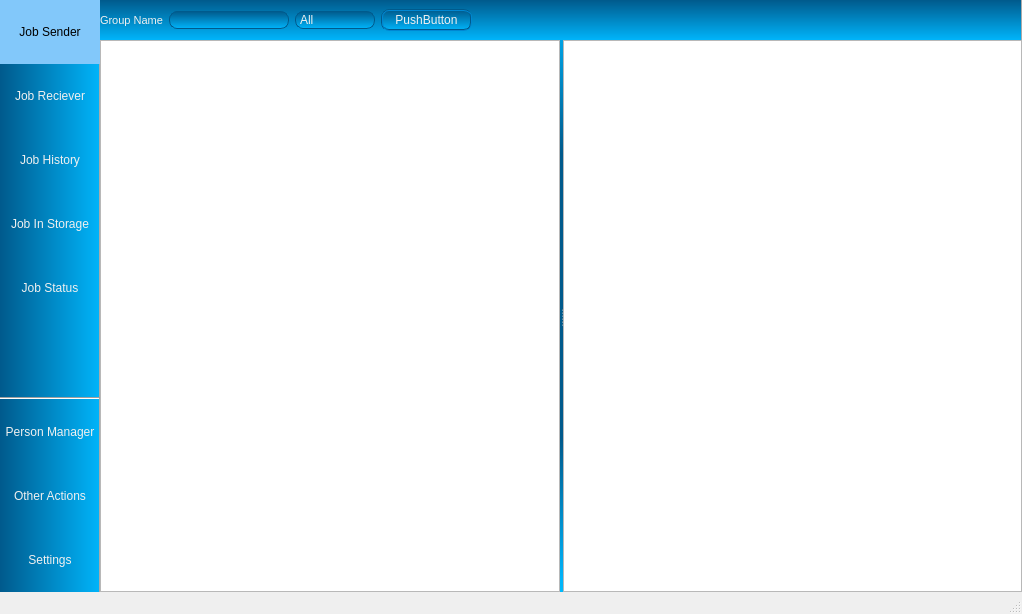
<?xml version="1.0" encoding="UTF-8"?>
<ui version="4.0">
 <class>MainWindow</class>
 <widget class="QMainWindow" name="MainWindow">
  <property name="geometry">
   <rect>
    <x>0</x>
    <y>0</y>
    <width>1022</width>
    <height>614</height>
   </rect>
  </property>
  <property name="windowTitle">
   <string>MainWindow</string>
  </property>
  <property name="styleSheet">
   <string notr="true">venus-TitleBar
{
	color:#ffffff
	background-color:#000000;
}</string>
  </property>
  <widget class="QWidget" name="centralWidget">
   <layout class="QGridLayout" name="gridLayout_4">
    <property name="margin">
     <number>0</number>
    </property>
    <property name="spacing">
     <number>0</number>
    </property>
    <item row="0" column="0">
     <widget class="QWidget" name="sideBar" native="true">
      <property name="minimumSize">
       <size>
        <width>100</width>
        <height>0</height>
       </size>
      </property>
      <property name="maximumSize">
       <size>
        <width>100</width>
        <height>16777215</height>
       </size>
      </property>
      <property name="styleSheet">
       <string notr="true">QWidget#sideBar
{
	border-right:1px solid rgb(170,170,170);
	background: qlineargradient(spread:reflect, x1:0, y1:0, x2:1, y2:0, stop:0 rgba(0, 90, 140, 255), stop:1 rgba(0, 180, 250, 255));
}

QWidget#sideBar QToolButton
{
	font-size:12px;
	font-weight:normal;
	border:none;
	color:rgb(240,240,240);

	padding-left:11pxp;
	padding-right:11pxp;
	padding-top:5pxp;

	border-top:0px dashed rgba(0,0,0);
	border-bottom:0px dashed rgba(0,0,0);
	border-right:0px dashed rgba(0,0,0);
}
QWidget#sideBar QToolButton:hover
{
     background: qlineargradient(spread:reflect, x1:0, y1:0, x2:1, y2:0, x3:1, y3:0,stop:0 rgba(0, 90, 140, 255), stop:0.5 rgba(130, 200, 250, 255),stop:0.8 rgba(0, 180, 250, 255));

}
QWidget#sideBar QToolButton:checked
{
	background: qlineargradient(spread:pad, x1:0, y1:0, x2:1, y2:0, stop:0 rgba(130, 200, 250, 255), stop:1 rgba(130, 200, 250, 255));
	color:rgb(0,0,0);
}</string>
      </property>
      <property name="class" stdset="0">
       <string>SideBar</string>
      </property>
      <layout class="QGridLayout" name="gridLayout_2">
       <property name="margin">
        <number>0</number>
       </property>
       <property name="spacing">
        <number>0</number>
       </property>
       <item row="0" column="0">
        <layout class="QGridLayout" name="gridLayout">
         <property name="spacing">
          <number>0</number>
         </property>
         <item row="0" column="0">
          <widget class="QToolButton" name="jobSenderBtn">
           <property name="sizePolicy">
            <sizepolicy hsizetype="Expanding" vsizetype="Expanding">
             <horstretch>0</horstretch>
             <verstretch>0</verstretch>
            </sizepolicy>
           </property>
           <property name="minimumSize">
            <size>
             <width>80</width>
             <height>16</height>
            </size>
           </property>
           <property name="maximumSize">
            <size>
             <width>16777215</width>
             <height>64</height>
            </size>
           </property>
           <property name="text">
            <string>Job Sender</string>
           </property>
           <property name="icon">
            <iconset resource="res.qrc">
             <normaloff>:/icon/icon/job-sender.png</normaloff>:/icon/icon/job-sender.png</iconset>
           </property>
           <property name="iconSize">
            <size>
             <width>32</width>
             <height>32</height>
            </size>
           </property>
           <property name="checkable">
            <bool>true</bool>
           </property>
           <property name="checked">
            <bool>true</bool>
           </property>
           <property name="autoRepeat">
            <bool>true</bool>
           </property>
           <property name="autoExclusive">
            <bool>true</bool>
           </property>
           <property name="toolButtonStyle">
            <enum>Qt::ToolButtonTextUnderIcon</enum>
           </property>
          </widget>
         </item>
         <item row="1" column="0">
          <widget class="QToolButton" name="jobRecieverBtn">
           <property name="sizePolicy">
            <sizepolicy hsizetype="Expanding" vsizetype="Expanding">
             <horstretch>0</horstretch>
             <verstretch>0</verstretch>
            </sizepolicy>
           </property>
           <property name="minimumSize">
            <size>
             <width>80</width>
             <height>16</height>
            </size>
           </property>
           <property name="maximumSize">
            <size>
             <width>16777215</width>
             <height>64</height>
            </size>
           </property>
           <property name="text">
            <string>Job Reciever</string>
           </property>
           <property name="icon">
            <iconset resource="res.qrc">
             <normaloff>:/icon/icon/job-reciever.png</normaloff>:/icon/icon/job-reciever.png</iconset>
           </property>
           <property name="iconSize">
            <size>
             <width>32</width>
             <height>32</height>
            </size>
           </property>
           <property name="checkable">
            <bool>true</bool>
           </property>
           <property name="autoRepeat">
            <bool>true</bool>
           </property>
           <property name="autoExclusive">
            <bool>true</bool>
           </property>
           <property name="toolButtonStyle">
            <enum>Qt::ToolButtonTextUnderIcon</enum>
           </property>
          </widget>
         </item>
         <item row="2" column="0">
          <widget class="QToolButton" name="jobHistoryBtn">
           <property name="sizePolicy">
            <sizepolicy hsizetype="Expanding" vsizetype="Expanding">
             <horstretch>0</horstretch>
             <verstretch>0</verstretch>
            </sizepolicy>
           </property>
           <property name="minimumSize">
            <size>
             <width>80</width>
             <height>16</height>
            </size>
           </property>
           <property name="maximumSize">
            <size>
             <width>16777215</width>
             <height>64</height>
            </size>
           </property>
           <property name="text">
            <string>Job History</string>
           </property>
           <property name="icon">
            <iconset resource="res.qrc">
             <normaloff>:/icon/icon/job-history.png</normaloff>:/icon/icon/job-history.png</iconset>
           </property>
           <property name="iconSize">
            <size>
             <width>40</width>
             <height>40</height>
            </size>
           </property>
           <property name="checkable">
            <bool>true</bool>
           </property>
           <property name="autoRepeat">
            <bool>true</bool>
           </property>
           <property name="autoExclusive">
            <bool>true</bool>
           </property>
           <property name="toolButtonStyle">
            <enum>Qt::ToolButtonTextUnderIcon</enum>
           </property>
          </widget>
         </item>
         <item row="3" column="0">
          <widget class="QToolButton" name="jobInStorageBtn">
           <property name="sizePolicy">
            <sizepolicy hsizetype="Expanding" vsizetype="Expanding">
             <horstretch>0</horstretch>
             <verstretch>0</verstretch>
            </sizepolicy>
           </property>
           <property name="minimumSize">
            <size>
             <width>80</width>
             <height>16</height>
            </size>
           </property>
           <property name="maximumSize">
            <size>
             <width>16777215</width>
             <height>64</height>
            </size>
           </property>
           <property name="text">
            <string>Job In Storage</string>
           </property>
           <property name="icon">
            <iconset resource="res.qrc">
             <normaloff>:/icon/icon/job-in-storage.png</normaloff>:/icon/icon/job-in-storage.png</iconset>
           </property>
           <property name="iconSize">
            <size>
             <width>40</width>
             <height>40</height>
            </size>
           </property>
           <property name="checkable">
            <bool>true</bool>
           </property>
           <property name="autoRepeat">
            <bool>true</bool>
           </property>
           <property name="autoExclusive">
            <bool>true</bool>
           </property>
           <property name="toolButtonStyle">
            <enum>Qt::ToolButtonTextUnderIcon</enum>
           </property>
          </widget>
         </item>
         <item row="4" column="0">
          <widget class="QToolButton" name="jobStatusBtn">
           <property name="sizePolicy">
            <sizepolicy hsizetype="Expanding" vsizetype="Expanding">
             <horstretch>0</horstretch>
             <verstretch>0</verstretch>
            </sizepolicy>
           </property>
           <property name="minimumSize">
            <size>
             <width>80</width>
             <height>16</height>
            </size>
           </property>
           <property name="maximumSize">
            <size>
             <width>16777215</width>
             <height>64</height>
            </size>
           </property>
           <property name="text">
            <string>Job Status</string>
           </property>
           <property name="icon">
            <iconset resource="res.qrc">
             <normaloff>:/icon/icon/job-status.png</normaloff>:/icon/icon/job-status.png</iconset>
           </property>
           <property name="iconSize">
            <size>
             <width>40</width>
             <height>40</height>
            </size>
           </property>
           <property name="checkable">
            <bool>true</bool>
           </property>
           <property name="autoRepeat">
            <bool>true</bool>
           </property>
           <property name="autoExclusive">
            <bool>true</bool>
           </property>
           <property name="toolButtonStyle">
            <enum>Qt::ToolButtonTextUnderIcon</enum>
           </property>
          </widget>
         </item>
         <item row="5" column="0">
          <spacer name="verticalSpacer">
           <property name="minimumSize">
            <size>
             <width>80</width>
             <height>0</height>
            </size>
           </property>
           <property name="orientation">
            <enum>Qt::Vertical</enum>
           </property>
           <property name="sizeHint" stdset="0">
            <size>
             <width>77</width>
             <height>20</height>
            </size>
           </property>
          </spacer>
         </item>
         <item row="6" column="0">
          <widget class="Line" name="line">
           <property name="minimumSize">
            <size>
             <width>80</width>
             <height>0</height>
            </size>
           </property>
           <property name="orientation">
            <enum>Qt::Horizontal</enum>
           </property>
           <property name="class" stdset="0">
            <string>Separator</string>
           </property>
          </widget>
         </item>
         <item row="7" column="0">
          <widget class="QToolButton" name="personManagerBtn">
           <property name="sizePolicy">
            <sizepolicy hsizetype="Expanding" vsizetype="Expanding">
             <horstretch>0</horstretch>
             <verstretch>0</verstretch>
            </sizepolicy>
           </property>
           <property name="minimumSize">
            <size>
             <width>80</width>
             <height>32</height>
            </size>
           </property>
           <property name="maximumSize">
            <size>
             <width>16777215</width>
             <height>64</height>
            </size>
           </property>
           <property name="text">
            <string>Person Manager</string>
           </property>
           <property name="icon">
            <iconset resource="res.qrc">
             <normaloff>:/icon/icon/person-manager.png</normaloff>:/icon/icon/person-manager.png</iconset>
           </property>
           <property name="iconSize">
            <size>
             <width>40</width>
             <height>40</height>
            </size>
           </property>
           <property name="checkable">
            <bool>true</bool>
           </property>
           <property name="autoRepeat">
            <bool>true</bool>
           </property>
           <property name="autoExclusive">
            <bool>true</bool>
           </property>
           <property name="toolButtonStyle">
            <enum>Qt::ToolButtonTextUnderIcon</enum>
           </property>
          </widget>
         </item>
         <item row="8" column="0">
          <widget class="QToolButton" name="otherActionsBtn">
           <property name="sizePolicy">
            <sizepolicy hsizetype="Expanding" vsizetype="Expanding">
             <horstretch>0</horstretch>
             <verstretch>0</verstretch>
            </sizepolicy>
           </property>
           <property name="minimumSize">
            <size>
             <width>80</width>
             <height>32</height>
            </size>
           </property>
           <property name="maximumSize">
            <size>
             <width>16777215</width>
             <height>64</height>
            </size>
           </property>
           <property name="text">
            <string>Other Actions</string>
           </property>
           <property name="icon">
            <iconset resource="res.qrc">
             <normaloff>:/icon/icon/other-actions.png</normaloff>:/icon/icon/other-actions.png</iconset>
           </property>
           <property name="iconSize">
            <size>
             <width>40</width>
             <height>40</height>
            </size>
           </property>
           <property name="checkable">
            <bool>true</bool>
           </property>
           <property name="autoRepeat">
            <bool>true</bool>
           </property>
           <property name="autoExclusive">
            <bool>true</bool>
           </property>
           <property name="toolButtonStyle">
            <enum>Qt::ToolButtonTextUnderIcon</enum>
           </property>
          </widget>
         </item>
         <item row="9" column="0">
          <widget class="QToolButton" name="settingsBtn">
           <property name="sizePolicy">
            <sizepolicy hsizetype="Expanding" vsizetype="Expanding">
             <horstretch>0</horstretch>
             <verstretch>0</verstretch>
            </sizepolicy>
           </property>
           <property name="minimumSize">
            <size>
             <width>80</width>
             <height>32</height>
            </size>
           </property>
           <property name="maximumSize">
            <size>
             <width>16777215</width>
             <height>64</height>
            </size>
           </property>
           <property name="text">
            <string>Settings</string>
           </property>
           <property name="icon">
            <iconset resource="res.qrc">
             <normaloff>:/icon/icon/setting.png</normaloff>:/icon/icon/setting.png</iconset>
           </property>
           <property name="iconSize">
            <size>
             <width>40</width>
             <height>40</height>
            </size>
           </property>
           <property name="checkable">
            <bool>true</bool>
           </property>
           <property name="autoRepeat">
            <bool>true</bool>
           </property>
           <property name="autoExclusive">
            <bool>true</bool>
           </property>
           <property name="toolButtonStyle">
            <enum>Qt::ToolButtonTextUnderIcon</enum>
           </property>
          </widget>
         </item>
        </layout>
       </item>
      </layout>
     </widget>
    </item>
    <item row="0" column="1">
     <widget class="QStackedWidget" name="stackedWidget">
      <property name="styleSheet">
       <string notr="true">QWidget#stackedWidget
{
	border-right:1px solid rgb(170,170,170);
background-color: qradialgradient(spread:pad, cx:0.5, cy:0.5, radius:0.8, fx:0.5, fy:0.5, stop:0.3 rgba(0, 90, 140, 255),stop:0.6 rgba(0, 180, 250, 255),stop:0.8 rgba(0, 220, 255, 255));
}
</string>
      </property>
      <property name="currentIndex">
       <number>5</number>
      </property>
      <widget class="QWidget" name="page_0">
       <layout class="QGridLayout" name="gridLayout_6">
        <property name="margin">
         <number>0</number>
        </property>
        <property name="spacing">
         <number>0</number>
        </property>
        <item row="1" column="0">
         <widget class="QSplitter" name="splitter_sen">
          <property name="orientation">
           <enum>Qt::Horizontal</enum>
          </property>
          <property name="handleWidth">
           <number>3</number>
          </property>
          <widget class="JobSenderView" name="jobSenderView">
           <property name="autoScrollMargin">
            <number>0</number>
           </property>
           <property name="indentation">
            <number>0</number>
           </property>
           <attribute name="headerMinimumSectionSize">
            <number>20</number>
           </attribute>
          </widget>
          <widget class="ListWidget" name="jobSenderlistWidget">
           <property name="minimumSize">
            <size>
             <width>0</width>
             <height>0</height>
            </size>
           </property>
          </widget>
         </widget>
        </item>
        <item row="0" column="0">
         <widget class="QWidget" name="topBar" native="true">
          <property name="minimumSize">
           <size>
            <width>0</width>
            <height>40</height>
           </size>
          </property>
          <property name="maximumSize">
           <size>
            <width>16777215</width>
            <height>40</height>
           </size>
          </property>
          <property name="styleSheet">
           <string notr="true">QWidget#topBar
{
	border-right:1px solid rgb(170,170,170);
	background-color: qlineargradient(spread:reflect, x1:0, y1:0, x2:0, y2:1, stop:0 rgba(0, 90, 140, 255), stop:1 rgba(0, 180, 250, 255));
}

QWidget#topBar QLabel
{
	font-size:11px;
	font-weight:normal;
	border:none;
	color:rgb(240,240,240);
}
QWidget#topBar QPushButton
{
	font-size:12px;
	font-weight:normal;
	color:rgb(240,240,240);
	background-color: qlineargradient(spread:reflect, x1:0, y1:0, x2:0, y2:1, stop:0 rgba(0, 90, 140, 255), stop:1 rgba(0, 180, 250, 255));
	border:2px groove rgba(0, 90, 140, 255);
	border-radius:8px;
	padding:2px 12px;
}
QWidget#topBar QPushButton:hover
{
     background: qlineargradient(spread:reflect, x1:0, y1:0, x2:0, y2:1, x3:0, y3:1,stop:0 rgba(0, 90, 140, 255), stop:0.5 rgba(130, 200, 250, 255),stop:0.8 rgba(0, 180, 250, 255));

}
QWidget#topBar QPushButton:pressed
{
	background: qlineargradient(spread:pad, x1:0, y1:0, x2:0, y2:1, stop:0 rgba(130, 200, 250, 255), stop:1 rgba(130, 200, 250, 255));
	color:rgb(0,0,0);
}</string>
          </property>
          <widget class="QWidget" name="layoutWidget">
           <property name="geometry">
            <rect>
             <x>9</x>
             <y>9</y>
             <width>1016</width>
             <height>22</height>
            </rect>
           </property>
           <layout class="QGridLayout" name="gridLayout_3">
            <item row="0" column="4">
             <widget class="QPushButton" name="btn_senDelete">
              <property name="text">
               <string>Delete</string>
              </property>
             </widget>
            </item>
            <item row="0" column="0">
             <widget class="QPushButton" name="btn_senAdd">
              <property name="text">
               <string>Add...</string>
              </property>
             </widget>
            </item>
            <item row="0" column="1">
             <widget class="QLabel" name="lb_senPath">
              <property name="minimumSize">
               <size>
                <width>200</width>
                <height>0</height>
               </size>
              </property>
              <property name="text">
               <string>TextLabel</string>
              </property>
             </widget>
            </item>
            <item row="0" column="6">
             <spacer name="horizontalSpacer">
              <property name="orientation">
               <enum>Qt::Horizontal</enum>
              </property>
              <property name="sizeHint" stdset="0">
               <size>
                <width>528</width>
                <height>20</height>
               </size>
              </property>
             </spacer>
            </item>
            <item row="0" column="5">
             <widget class="QPushButton" name="btnb_senEmpty">
              <property name="text">
               <string>Empty</string>
              </property>
             </widget>
            </item>
            <item row="0" column="3">
             <widget class="QPushButton" name="btn_senStop">
              <property name="text">
               <string>Stop</string>
              </property>
             </widget>
            </item>
            <item row="0" column="2">
             <widget class="QPushButton" name="btn_senSend">
              <property name="text">
               <string>Send</string>
              </property>
             </widget>
            </item>
           </layout>
          </widget>
         </widget>
        </item>
       </layout>
      </widget>
      <widget class="QWidget" name="page_1">
       <layout class="QGridLayout" name="gridLayout_9">
        <property name="margin">
         <number>0</number>
        </property>
        <property name="spacing">
         <number>0</number>
        </property>
       </layout>
      </widget>
      <widget class="QWidget" name="page_2">
       <layout class="QGridLayout" name="gridLayout_7">
        <property name="margin">
         <number>0</number>
        </property>
        <property name="spacing">
         <number>0</number>
        </property>
        <item row="0" column="0">
         <widget class="QWidget" name="topBar_jobhistory" native="true">
          <property name="minimumSize">
           <size>
            <width>0</width>
            <height>40</height>
           </size>
          </property>
          <property name="maximumSize">
           <size>
            <width>16777215</width>
            <height>40</height>
           </size>
          </property>
          <property name="styleSheet">
           <string notr="true">QWidget#topBar_jobhistory
{
	border-right:1px solid rgb(170,170,170);
	background-color: qlineargradient(spread:reflect, x1:0, y1:0, x2:0, y2:1, stop:0 rgba(0, 90, 140, 255), stop:1 rgba(0, 180, 250, 255));
}

QWidget#topBar_jobhistory QLabel
{
	font-size:11px;
	font-weight:normal;
	border:none;
	color:rgb(240,240,240);
}
QWidget#topBar_jobhistory QPushButton
{
	font-size:12px;
	font-weight:normal;
	color:rgb(240,240,240);
	background-color: qlineargradient(spread:reflect, x1:0, y1:0, x2:0, y2:1, stop:0 rgba(0, 90, 140, 255), stop:1 rgba(0, 180, 250, 255));
	border:2px groove rgba(0, 90, 140, 255);
	border-radius:8px;
	padding:2px 12px;
}
QWidget#topBar_jobhistory QPushButton:hover
{
     background: qlineargradient(spread:reflect, x1:0, y1:0, x2:0, y2:1, x3:0, y3:1,stop:0 rgba(0, 90, 140, 255), stop:0.5 rgba(130, 200, 250, 255),stop:0.8 rgba(0, 180, 250, 255));

}
QWidget#topBar_jobhistory QPushButton:pressed
{
	background: qlineargradient(spread:pad, x1:0, y1:0, x2:0, y2:1, stop:0 rgba(130, 200, 250, 255), stop:1 rgba(130, 200, 250, 255));
	color:rgb(0,0,0);
}</string>
          </property>
          <layout class="QGridLayout" name="gridLayout_8">
           <item row="0" column="0">
            <layout class="QGridLayout" name="gridLayout_5">
             <item row="0" column="0">
              <widget class="QPushButton" name="btn_hisImport">
               <property name="text">
                <string>Import...</string>
               </property>
              </widget>
             </item>
             <item row="0" column="1">
              <widget class="QLabel" name="lb_hisPath">
               <property name="minimumSize">
                <size>
                 <width>200</width>
                 <height>0</height>
                </size>
               </property>
               <property name="text">
                <string>TextLabel</string>
               </property>
              </widget>
             </item>
             <item row="0" column="2">
              <widget class="QPushButton" name="btn_hisView">
               <property name="minimumSize">
                <size>
                 <width>64</width>
                 <height>0</height>
                </size>
               </property>
               <property name="text">
                <string>View</string>
               </property>
              </widget>
             </item>
             <item row="0" column="3">
              <widget class="QPushButton" name="btn_hisDelete">
               <property name="text">
                <string>Delete</string>
               </property>
              </widget>
             </item>
             <item row="0" column="4">
              <widget class="QPushButton" name="btn_hisEmpty">
               <property name="minimumSize">
                <size>
                 <width>64</width>
                 <height>0</height>
                </size>
               </property>
               <property name="text">
                <string>Empty</string>
               </property>
              </widget>
             </item>
             <item row="0" column="5">
              <spacer name="horizontalSpacer_3">
               <property name="orientation">
                <enum>Qt::Horizontal</enum>
               </property>
               <property name="sizeHint" stdset="0">
                <size>
                 <width>528</width>
                 <height>20</height>
                </size>
               </property>
              </spacer>
             </item>
            </layout>
           </item>
          </layout>
         </widget>
        </item>
        <item row="1" column="0">
         <widget class="QSplitter" name="splitter_his">
          <property name="orientation">
           <enum>Qt::Horizontal</enum>
          </property>
          <property name="handleWidth">
           <number>3</number>
          </property>
          <widget class="JobHistoryView" name="jobHistoryView">
           <column>
            <property name="text">
             <string notr="true">1</string>
            </property>
           </column>
          </widget>
          <widget class="QListWidget" name="jobHistoryListWidget"/>
         </widget>
        </item>
       </layout>
      </widget>
      <widget class="QWidget" name="page_3"/>
      <widget class="QWidget" name="page_4"/>
      <widget class="QWidget" name="page_5">
       <layout class="QGridLayout" name="gridLayout_12">
        <property name="margin">
         <number>0</number>
        </property>
        <property name="spacing">
         <number>0</number>
        </property>
        <item row="0" column="0">
         <widget class="QWidget" name="topBar_person" native="true">
          <property name="minimumSize">
           <size>
            <width>0</width>
            <height>40</height>
           </size>
          </property>
          <property name="maximumSize">
           <size>
            <width>16777215</width>
            <height>40</height>
           </size>
          </property>
          <property name="styleSheet">
           <string notr="true">QWidget#topBar_person
{
	border-right:1px solid rgb(170,170,170);
	background-color: qlineargradient(spread:reflect, x1:0, y1:0, x2:0, y2:1, stop:0 rgba(0, 90, 140, 255), stop:1 rgba(0, 180, 250, 255));
}
QWidget#topBar_person QLabel
{
	font-size:11px;
	font-weight:normal;
	border:none;
	color:rgb(240,240,240);
}
QWidget#topBar_person QPushButton
{
	font-size:12px;
	font-weight:normal;
	color:rgb(240,240,240);
	background-color: qlineargradient(spread:reflect, x1:0, y1:0, x2:0, y2:1, stop:0 rgba(0, 90, 140, 255), stop:1 rgba(0, 180, 250, 255));
	border:2px groove rgba(0, 90, 140, 255);
	border-radius:8px;
	padding:2px 12px;
}
QWidget#topBar_person QPushButton:hover
{
     background: qlineargradient(spread:reflect, x1:0, y1:0, x2:0, y2:1, x3:0, y3:1,stop:0 rgba(0, 90, 140, 255), stop:0.5 rgba(130, 200, 250, 255),stop:0.8 rgba(0, 180, 250, 255));

}
QWidget#topBar_person QPushButton:pressed
{
	background: qlineargradient(spread:pad, x1:0, y1:0, x2:0, y2:1, stop:0 rgba(130, 200, 250, 255), stop:1 rgba(130, 200, 250, 255));
	color:rgb(0,0,0);
}
QWidget#topBar_person QComboBox
{
	border:1px solid rgba(0, 90, 140, 255);
	border-radius:8px;
	color:rgb(240,240,240);
	background-color: qlineargradient(spread:reflect, x1:0, y1:0, x2:0, y2:1, stop:0 rgba(0, 90, 140, 255), stop:1 rgba(0, 180, 250, 255));
}
QWidget#topBar_person QComboBox::drop-down
{
	subcontrol-origin:padding;
	subcontrol-position:top right;
	border-left-width:1px;
	#border-right-color: qconicalgradient(spread:reflect, x1:0, y1:0, x2:0, y2:1, stop:0 rgba(0, 90, 140, 255), stop:1 rgba(0, 180, 250, 255));
	border-right-style:solid;
	border-top-right-radius:3px;
	border-bottom-right-radius:3px;
}</string>
          </property>
          <layout class="QGridLayout" name="gridLayout_11">
           <property name="margin">
            <number>0</number>
           </property>
           <item row="0" column="0">
            <layout class="QGridLayout" name="gridLayout_10" rowstretch="0">
             <property name="leftMargin">
              <number>0</number>
             </property>
             <property name="spacing">
              <number>6</number>
             </property>
             <item row="0" column="0">
              <widget class="QLabel" name="lb_perGroupName">
               <property name="text">
                <string>Group Name</string>
               </property>
              </widget>
             </item>
             <item row="0" column="1">
              <widget class="QComboBox" name="cbox_perGroup">
               <property name="minimumSize">
                <size>
                 <width>120</width>
                 <height>0</height>
                </size>
               </property>
              </widget>
             </item>
             <item row="0" column="2">
              <widget class="QComboBox" name="cbox_perSpliteShow">
               <property name="minimumSize">
                <size>
                 <width>80</width>
                 <height>0</height>
                </size>
               </property>
               <item>
                <property name="text">
                 <string>All</string>
                </property>
               </item>
               <item>
                <property name="text">
                 <string>Online</string>
                </property>
               </item>
               <item>
                <property name="text">
                 <string>Offline</string>
                </property>
               </item>
               <item>
                <property name="text">
                 <string>Man</string>
                </property>
               </item>
               <item>
                <property name="text">
                 <string>Female</string>
                </property>
               </item>
              </widget>
             </item>
             <item row="0" column="3">
              <widget class="QPushButton" name="btn_perBatchManager">
               <property name="text">
                <string>PushButton</string>
               </property>
              </widget>
             </item>
             <item row="0" column="4">
              <spacer name="horizontalSpacer_2">
               <property name="orientation">
                <enum>Qt::Horizontal</enum>
               </property>
               <property name="sizeHint" stdset="0">
                <size>
                 <width>238</width>
                 <height>20</height>
                </size>
               </property>
              </spacer>
             </item>
            </layout>
           </item>
          </layout>
         </widget>
        </item>
        <item row="1" column="0">
         <widget class="QSplitter" name="splitter_per">
          <property name="orientation">
           <enum>Qt::Horizontal</enum>
          </property>
          <property name="handleWidth">
           <number>3</number>
          </property>
          <widget class="PersonManagerView" name="personManagerView">
           <property name="mouseTracking">
            <bool>true</bool>
           </property>
           <property name="styleSheet">
            <string notr="true">#personManagerView::item
{
	background-color:rgba(0, 90, 140, 255);
}
#personManagerView::item:hover
{
     background: qlineargradient(spread:reflect, x1:0, y1:0, x2:0, y2:1, x3:0, y3:1,stop:0 rgba(0, 90, 140, 255), stop:0.5 rgba(130, 200, 250, 255),stop:0.8 rgba(0, 180, 250, 255));

}
#personManagerView::item:selected
{
	background: qlineargradient(spread:pad, x1:0, y1:0, x2:1, y2:0, stop:0 rgba(130, 200, 250, 255), stop:1 rgba(130, 200, 250, 255));
	color: rgb(0, 0, 0);
	border-color: rgb(255, 255, 255);
}</string>
           </property>
           <attribute name="horizontalHeaderVisible">
            <bool>false</bool>
           </attribute>
           <attribute name="horizontalHeaderDefaultSectionSize">
            <number>180</number>
           </attribute>
           <attribute name="horizontalHeaderMinimumSectionSize">
            <number>30</number>
           </attribute>
           <attribute name="verticalHeaderVisible">
            <bool>false</bool>
           </attribute>
           <attribute name="verticalHeaderDefaultSectionSize">
            <number>90</number>
           </attribute>
          </widget>
          <widget class="QListWidget" name="personlistWidget"/>
         </widget>
        </item>
       </layout>
      </widget>
      <widget class="QWidget" name="page_6"/>
      <widget class="QWidget" name="page_7"/>
     </widget>
    </item>
   </layout>
  </widget>
  <widget class="QMenuBar" name="menuBar">
   <property name="geometry">
    <rect>
     <x>0</x>
     <y>0</y>
     <width>1022</width>
     <height>23</height>
    </rect>
   </property>
  </widget>
  <widget class="QStatusBar" name="statusBar"/>
 </widget>
 <layoutdefault spacing="6" margin="11"/>
 <customwidgets>
  <customwidget>
   <class>JobSenderView</class>
   <extends>QTreeView</extends>
   <header>jobsenderview.h</header>
  </customwidget>
  <customwidget>
   <class>ListWidget</class>
   <extends>QListWidget</extends>
   <header>listwidget.h</header>
  </customwidget>
  <customwidget>
   <class>JobHistoryView</class>
   <extends>QTreeWidget</extends>
   <header>jobhistoryview.h</header>
  </customwidget>
  <customwidget>
   <class>PersonManagerView</class>
   <extends>QTableWidget</extends>
   <header>personmanagerview.h</header>
  </customwidget>
 </customwidgets>
 <resources>
  <include location="res.qrc"/>
 </resources>
 <connections/>
</ui>
